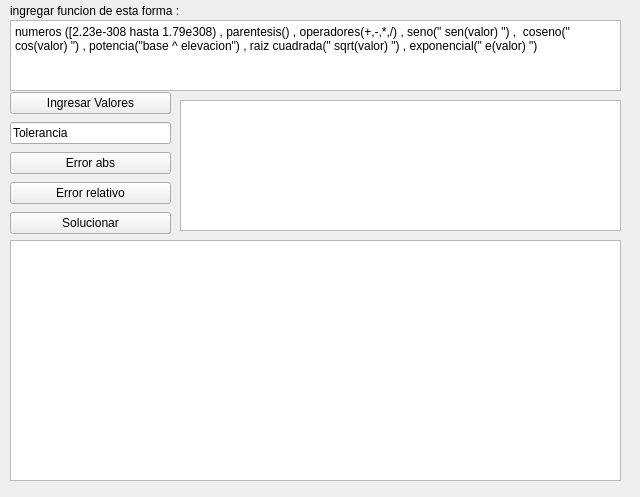
<?xml version="1.0" encoding="UTF-8"?>
<ui version="4.0">
 <class>Raizes_Multiples</class>
 <widget class="QWidget" name="Raizes_Multiples">
  <property name="geometry">
   <rect>
    <x>0</x>
    <y>0</y>
    <width>640</width>
    <height>497</height>
   </rect>
  </property>
  <property name="windowTitle">
   <string>Form</string>
  </property>
  <widget class="QLabel" name="label">
   <property name="geometry">
    <rect>
     <x>10</x>
     <y>0</y>
     <width>191</width>
     <height>21</height>
    </rect>
   </property>
   <property name="text">
    <string>ingregar funcion de esta forma :</string>
   </property>
  </widget>
  <widget class="QWidget" name="layoutWidget">
   <property name="geometry">
    <rect>
     <x>10</x>
     <y>90</y>
     <width>161</width>
     <height>151</height>
    </rect>
   </property>
   <layout class="QVBoxLayout" name="verticalLayout">
    <item>
     <widget class="QPushButton" name="bt_funcion">
      <property name="text">
       <string>Ingresar Valores</string>
      </property>
     </widget>
    </item>
    <item>
     <widget class="QLineEdit" name="lineEdit">
      <property name="text">
       <string>Tolerancia</string>
      </property>
     </widget>
    </item>
    <item>
     <widget class="QPushButton" name="pushButton">
      <property name="text">
       <string>Error abs</string>
      </property>
     </widget>
    </item>
    <item>
     <widget class="QPushButton" name="pushButton_2">
      <property name="text">
       <string>Error relativo</string>
      </property>
     </widget>
    </item>
    <item>
     <widget class="QPushButton" name="bt_solve">
      <property name="text">
       <string>Solucionar</string>
      </property>
     </widget>
    </item>
   </layout>
  </widget>
  <widget class="QPlainTextEdit" name="plainTextEdit">
   <property name="geometry">
    <rect>
     <x>10</x>
     <y>20</y>
     <width>611</width>
     <height>71</height>
    </rect>
   </property>
   <property name="plainText">
    <string>numeros ([2.23e-308 hasta 1.79e308) , parentesis() , operadores(+,-,*,/) , seno(&quot; sen(valor) &quot;) ,  coseno(&quot; cos(valor) &quot;) , potencia(&quot;base ^ elevacion&quot;) , raiz cuadrada(&quot; sqrt(valor) &quot;) , exponencial(&quot; e(valor) &quot;)</string>
   </property>
  </widget>
  <widget class="QTableWidget" name="table_resoult">
   <property name="geometry">
    <rect>
     <x>180</x>
     <y>100</y>
     <width>441</width>
     <height>131</height>
    </rect>
   </property>
  </widget>
  <widget class="QTableWidget" name="table_solve">
   <property name="geometry">
    <rect>
     <x>10</x>
     <y>240</y>
     <width>611</width>
     <height>241</height>
    </rect>
   </property>
  </widget>
 </widget>
 <resources/>
 <connections/>
</ui>
